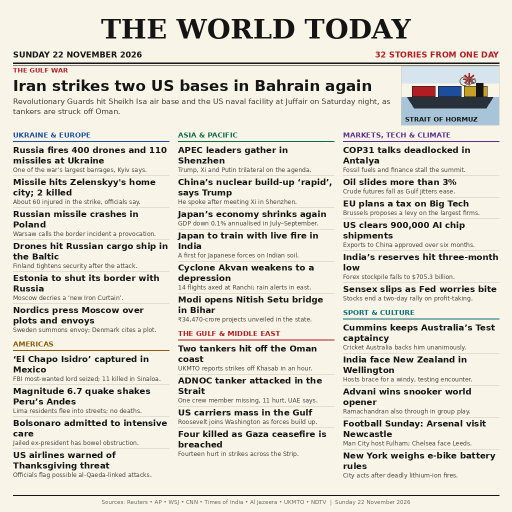
#> input picture entry.png, 1024 x 1024 px (shown at 1/2 size); its folder holds only this picture in this run
$ python -i render.py   (imports and definitions only)
#> lines starting #> are read from the running program, lines starting #| are printed output that depends on the picture
#!/usr/bin/env python3
"""Render the 22 November 2026 front page from stories.json.

Layout learned from the top entries of the 18/19 Nov contests: a huge
serif date for the masthead, a coloured region bar, a big-numbers
strip, three lead stories each with a flat drawn picture, six smaller
picture cards, a world map with numbered pins next to numbered
one-line briefs, and a DATE CHECK box at the foot. The stories
themselves are the date-verified ones in stories.json — only the
presentation changed. No clock, no randomness, no network, so every
run writes identical bytes. Usage: python3 render.py [out-path]
(default entry.png beside this file).
"""
import json
import os
import sys

from PIL import Image, ImageDraw, ImageFont

HERE = os.path.dirname(os.path.abspath(__file__))
DATA = os.path.join(HERE, "stories.json")

PAGE = 1024
EDGE = 26
INNER = PAGE - 2 * EDGE

CREAM = (248, 244, 232)
BLACK = (20, 20, 20)
DIM = (70, 68, 62)
FAINT = (205, 200, 185)
CRIMSON = (176, 30, 36)
LEAF = (28, 88, 58)
SEA = (196, 218, 228)
SAND = (212, 196, 162)
SANDLINE = (148, 138, 118)
INKNAVY = (16, 30, 58)

FONTDIR = "/usr/share/fonts/truetype/dejavu"


def load(name, size):
    return ImageFont.truetype(os.path.join(FONTDIR, name), size)


# [21 lines left out: function fit_lines, not called in this run]


def hline(d, x0, y, x1, w=1, colour=BLACK):
    d.line([(x0, y), (x1, y)], fill=colour, width=w)


# ------------------------------------------------------------ pictograms
# [181 lines left out: functions _tag, _burst, ship_pic, drones_pic, flags_pic, globe_pic and 4 more, not called in this run]


PICTURES = {"ship": ship_pic, "drones": drones_pic, "flags": flags_pic,
            "globe": globe_pic, "quake": quake_pic, "cyclone": cyclone_pic,
            "chartdown": chart_pic, "smoke": smoke_pic}

# ------------------------------------------------------------ world map
# Continents as "lon,lat;lon,lat;..." strings, equirectangular.
MAP_SHAPES = [
    "-168,66;-140,70;-125,72;-110,73;-95,80;-85,66;-80,73;-65,60;-55,47;"
    "-60,45;-70,42;-75,35;-80,25;-85,30;-90,21;-97,16;-105,20;-115,30;"
    "-125,40;-125,49;-140,60;-155,58;-165,60",
    "-80,10;-75,5;-60,0;-50,0;-35,-8;-40,-20;-48,-28;-55,-35;-65,-40;"
    "-70,-50;-73,-40;-73,-30;-70,-18;-77,-12;-80,-5",
    "-17,15;-10,30;0,35;10,37;20,32;30,31;35,28;40,15;48,11;51,10;40,0;"
    "35,-18;30,-30;20,-35;15,-27;12,-18;13,-10;9,4;-8,5;-13,8;-17,12",
    "-10,36;-9,43;-2,48;0,50;5,53;8,57;10,59;18,56;21,55;24,58;28,60;"
    "30,62;30,70;25,71;18,69;12,65;5,60;5,58;0,50;-2,44;-5,36",
    "30,70;40,68;55,70;70,72;90,75;110,76;130,72;160,70;178,66;170,60;"
    "162,55;158,50;142,45;140,40;135,35;130,33;127,35;122,38;120,30;"
    "110,20;105,10;100,8;95,15;90,22;85,20;80,13;75,8;72,20;66,25;"
    "60,25;55,26;50,29;48,30;42,35;35,36;30,36",
    "113,-22;114,-30;115,-35;124,-33;129,-32;132,-32;135,-35;140,-38;"
    "145,-38;150,-37;153,-32;153,-27;150,-22;146,-19;142,-15;142,-11;"
    "136,-12;132,-11;130,-13;126,-14;122,-17;118,-20;114,-21",
]


# [90 lines left out: functions _project, paint_map, source_badge, number_tag, lead_block, card_block and 1 more, not called in this run]


# ------------------------------------------------------------ page assembly
def build(data):
    img = Image.new("RGB", (PAGE, PAGE), CREAM)
    d = ImageDraw.Draw(img)
    y = 8
    kf = load("DejaVuSans-Bold.ttf", 11)
    d.text((EDGE, y), data["kicker_left"], font=kf, fill=CRIMSON)
    rw = d.textlength(data["kicker_right"], font=kf)
    d.text((PAGE - EDGE - rw, y), data["kicker_right"], font=kf, fill=BLACK)

    size = 84
    while size > 48:
        df = load("DejaVuSerif-Bold.ttf", size)
        if d.textlength(data["date"], font=df) <= INNER:
            break
        size -= 2
    d.text((PAGE // 2, 26), data["date"], font=df, fill=BLACK, anchor="ma")
    y = 26 + size + 6
    d.text((PAGE // 2, y), data["subdeck"], font=load("DejaVuSerif.ttf", 15),
           fill=CRIMSON, anchor="ma")
    y += 22
    hline(d, EDGE, y, PAGE - EDGE, 2)
    hline(d, EDGE, y + 4, PAGE - EDGE, 1)
    y += 10

    total = sum(c for _, c, _ in data["regions"])
    x = EDGE
    rf = load("DejaVuSans-Bold.ttf", 10)
    for name, count, colour in data["regions"]:
        seg = INNER * count / total
        d.rectangle([x, y, x + seg - 1, y + 20], fill=colour)
        lab = f"{name} {count}"
        if d.textlength(lab, font=rf) <= seg - 8:
            d.text((x + seg / 2, y + 4), lab, font=rf, fill=(255, 255, 255),
                   anchor="ma")
        x += seg
    y += 26

    d.text((EDGE, y), "THE DAY IN NUMBERS",
           font=load("DejaVuSans-Bold.ttf", 10), fill=CRIMSON)
    y += 14
    bf = load("DejaVuSans-Bold.ttf", 24)
    cf = load("DejaVuSans.ttf", 10)
    cw = INNER / len(data["numbers"])
    for i, (big, cap) in enumerate(data["numbers"]):
        cx = EDGE + i * cw
        d.text((cx + 4, y), big, font=bf, fill=CRIMSON)
        d.text((cx + 4, y + 27), cap, font=cf, fill=DIM)
        if i:
            d.line([(cx, y), (cx, y + 40)], fill=FAINT, width=1)
    y += 40
    hline(d, EDGE, y, PAGE - EDGE, 1)
    y += 8

    colw = (INNER - 2 * 18) // 3
    bottom = y
    for i, st in enumerate(data["leads"]):
        b = lead_block(d, st, i + 1, EDGE + i * (colw + 18), y, colw)
        bottom = max(bottom, b)
    y = bottom + 8
    hline(d, EDGE, y, PAGE - EDGE, 1)
    y += 8
    card_end = y
    for r in range(2):
        for c in range(3):
            st = data["cards"][r * 3 + c]
            b = card_block(d, st, 4 + r * 3 + c, EDGE + c * (colw + 18),
                           y + r * 148, colw)
            card_end = max(card_end, b)
    y = card_end + 6

    sf = load("DejaVuSans-Bold.ttf", 13)
    d.text((EDGE, y), "WHERE IT HAPPENED", font=sf, fill=CRIMSON)
    brief_x = EDGE + 312
    d.text((brief_x, y), "ALSO ON " + data["date"].upper(), font=sf, fill=CRIMSON)
    y += 18
    map_h = 150
    everything = data["leads"] + data["cards"] + data["briefs"]
    paint_map(d, (EDGE, y, EDGE + 296, y + map_h), everything)
    d.text((EDGE, y + map_h + 4), "Red numbers = pictured stories 1–9 · dots = briefs",
           font=load("DejaVuSans.ttf", 10), fill=(110, 108, 100))
    briefs = data["briefs"]
    half = (len(briefs) + 1) // 2
    bw = (PAGE - EDGE - brief_x - 16) // 2
    for i, st in enumerate(briefs[:half]):
        brief_line(d, st, 10 + i, brief_x, y + i * 14, bw)
    for i, st in enumerate(briefs[half:]):
        brief_line(d, st, 10 + half + i, brief_x + bw + 16, y + i * 14, bw)
    y = y + map_h + 22

    d.rectangle([EDGE, y, PAGE - EDGE, y + 44], outline=CRIMSON, width=2)
    d.text((EDGE + 8, y + 5), "DATE CHECK",
           font=load("DejaVuSans-Bold.ttf", 11), fill=CRIMSON)
    tx = EDGE + 8 + d.textlength("DATE CHECK  ",
                                 font=load("DejaVuSans-Bold.ttf", 11))
    yy = y + 5
    for ln in fit_lines(d, data["datecheck"], load("DejaVuSans.ttf", 11),
                        PAGE - EDGE - 8 - tx, 3):
        d.text((tx, yy), ln, font=load("DejaVuSans.ttf", 11), fill=BLACK)
        yy += 13
    y += 48
    d.text((PAGE // 2, y), data["footer"], font=load("DejaVuSans.ttf", 11),
           fill=(110, 108, 100), anchor="ma")
    print("final y:", y, "(limit 998)")
    return img


# [7 lines left out: function main, not called in this run]


# [2 lines not run here, left out]

>>> import cv2
>>> picture = cv2.imread('entry.png', cv2.IMREAD_GRAYSCALE)
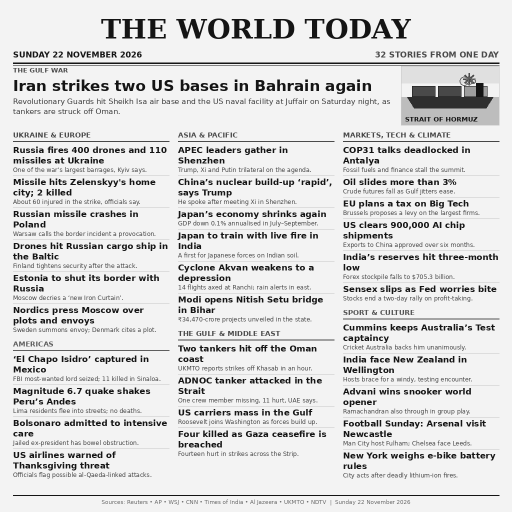
#> picture: shape (1024, 1024) (shown at 1/2 size); min 20, max 243, mean 218.9
>>> result = build(picture)
#> in build, `img = Image.new("RGB", (PAGE, PAGE), CREAM)`:
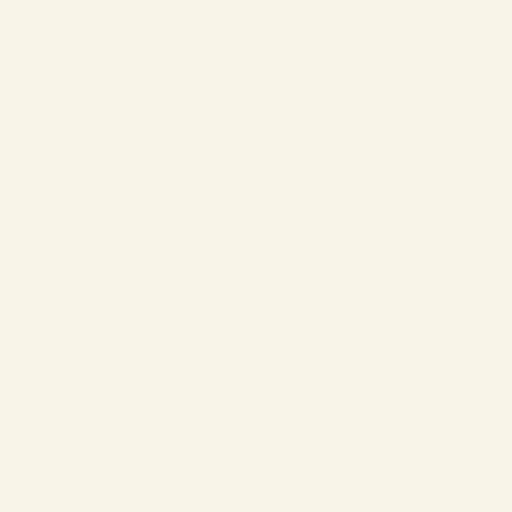
#> img: PIL image 1024x1024 RGB (shown at 1/2 size); mean R, G, B 248, 244, 232
#> (the run stopped early here; a loop or call above may not have finished)
